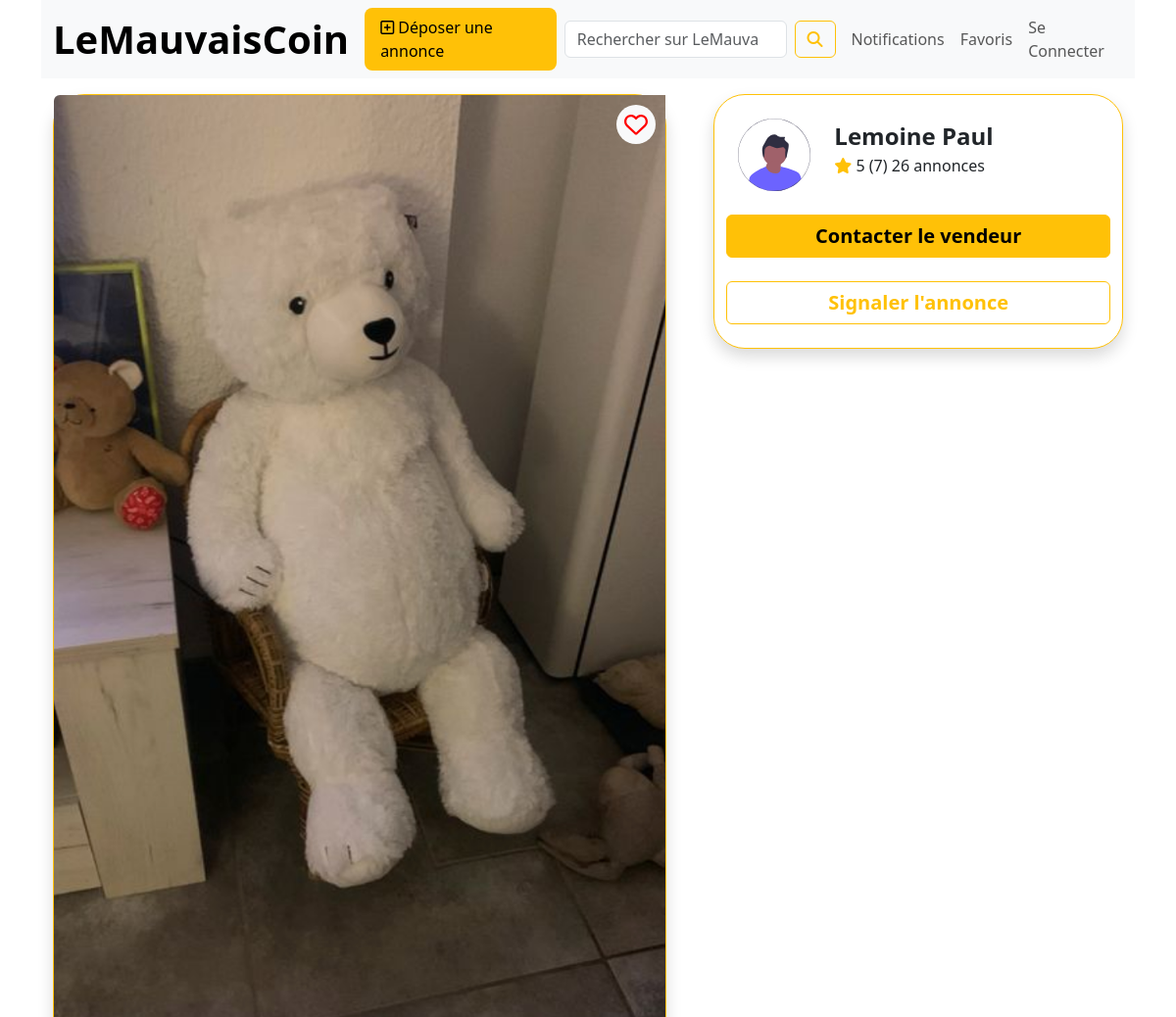
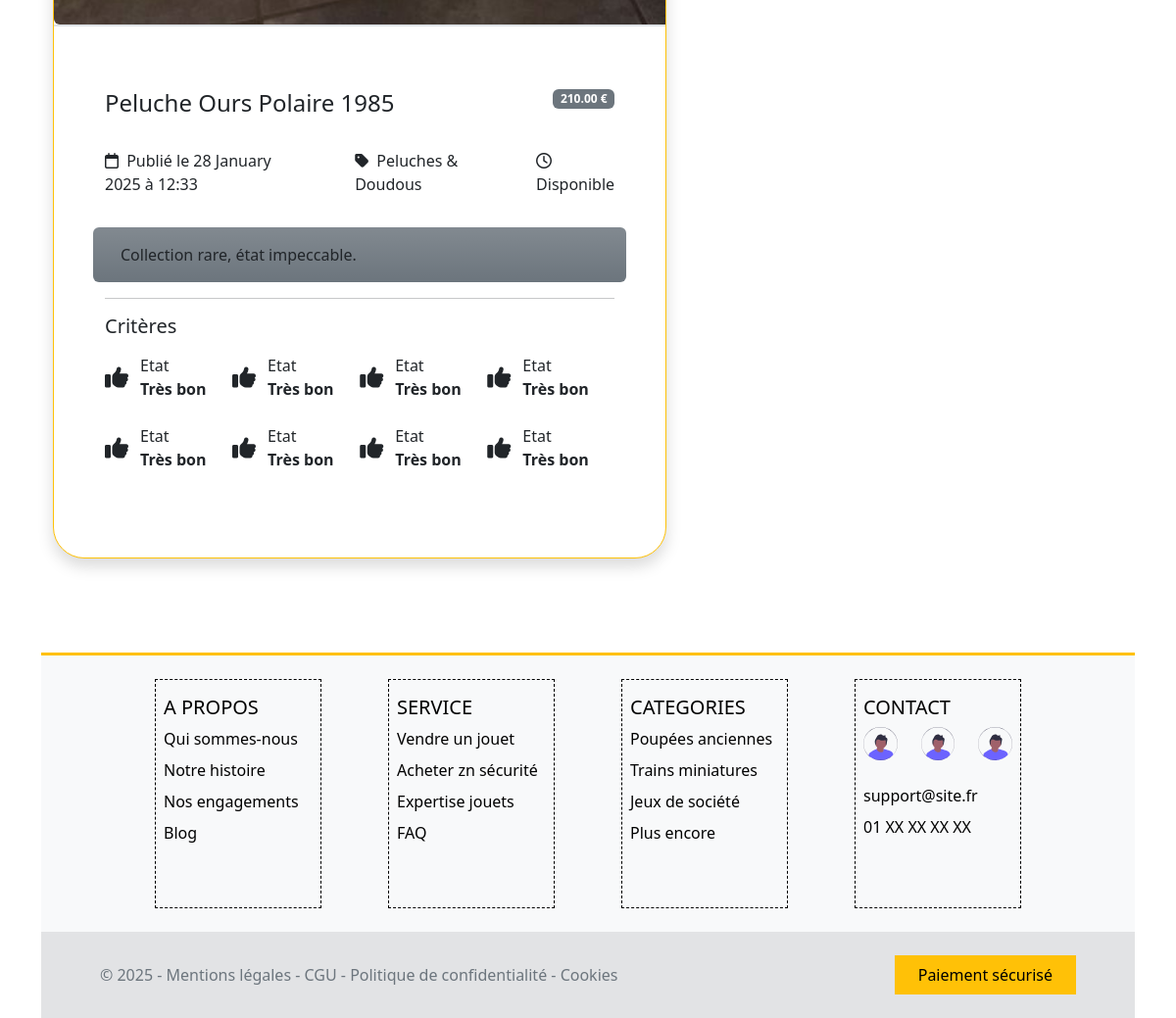
Screenshot of /index.php?action=announcement&announcementAction=announcementItem&announcementId=20 with the database file from the repository (2 pictures, top to bottom).
### tables this page shows
CREATE TABLE Annonce (
                         id INT AUTO_INCREMENT PRIMARY KEY,
                         titre VARCHAR(125) NOT NULL,
                         description VARCHAR(8000) NOT NULL,
                         categorie_id INT NULL,
                         etat_id INT NULL,
                         statut_id INT NULL DEFAULT 3,
                         date_creation TIMESTAMP DEFAULT CURRENT_TIMESTAMP NOT NULL,
                         date_modification TIMESTAMP NULL DEFAULT NULL,
                         prix DECIMAL(10,2) NOT NULL,
                         image VARCHAR(500) NOT NULL,
                         vendu BOOLEAN NOT NULL DEFAULT 0,
                         utilisateur_id INT NOT NULL,
                         FOREIGN KEY (utilisateur_id) REFERENCES Utilisateur(id) ON DELETE CASCADE,
                         FOREIGN KEY (categorie_id) REFERENCES Categorie(id) ON DELETE SET NULL,
                         FOREIGN KEY (etat_id) REFERENCES Etat(id) ON DELETE SET NULL,
                         FOREIGN KEY (statut_id) REFERENCES Statut(id) ON DELETE SET NULL
);

CREATE TABLE Categorie (
                           id INT AUTO_INCREMENT PRIMARY KEY,
                           nom VARCHAR(255) NOT NULL,
                           description TEXT NULL
);

CREATE TABLE Etat (
                      id INT AUTO_INCREMENT PRIMARY KEY,
                      nom VARCHAR(255) NOT NULL
);

CREATE TABLE Utilisateur (
                             id INT AUTO_INCREMENT PRIMARY KEY,
                             nom VARCHAR(100) NOT NULL,
                             prenom VARCHAR(100) NOT NULL,
                             adresse VARCHAR(255) NOT NULL,
                             code_postal VARCHAR(10)NOT NULL,
                             ville VARCHAR(100) NOT NULL ,
                             email VARCHAR(255) UNIQUE NOT NULL,
                            statut BOOLEAN NOT NULL DEFAULT 1,
                             role enum('utilisateur','admin') DEFAULT 'utilisateur',
                             mot_de_passe VARCHAR(255) NOT NULL,
                            date_connexion TIMESTAMP DEFAULT  NULL,
                             date_inscription TIMESTAMP DEFAULT CURRENT_TIMESTAMP NOT NULL,
                             site_1 BOOLEAN DEFAULT FALSE,
                             site_2 BOOLEAN DEFAULT FALSE
);

### app/models/m_announcement.php (called while the page is built, shortened)
<?php
class Announcement {
    public static function getById($announcement_id) {
        try{
            $db = Database::getInstance()->getConnection();
            $query = "SELECT A.*, C.nom AS categorie, U.nom AS utilisateur_nom, U.prenom AS utilisateur_prenom,U.email AS utilisateur_email, C.nom AS categorie_nom,E.nom AS etat_nom, S.nom AS statut_nom
                    FROM Annonce A,Utilisateur U,Categorie C,Etat E, Statut S
                    WHERE 1  AND A.utilisateur_id = U.id AND  A.categorie_id = C.id AND A.etat_id = E.id AND  A.statut_id = S.id  AND A.id = :announcementId;";
            $stmt = $db->prepare($query);
            $stmt->bindParam(":announcementId", $announcement_id);
            $stmt->execute();
            return  $stmt->fetch();
        }catch (PDOException $exception) {
            writeLog('error',__FILE__,"Récuperation d\'une annonce par ID : ($announcement_id) a échoué : ".$exception->getMessage());
            return null;
        }
    }
}

### app/core/functions.php (called while the page is built, shortened)
<?php
function dateToString($date)
{
    return date("d F Y à H:i", strtotime($date));
}
function writeLog($level, $file_name, $message)
{
    $logsFile = LOGS . 'logs_' . date('Y-m-d') . '.log';
    $logMessage = sprintf('%s [%s] %s %s', date('Y-m-d H:i:s'), strtoupper($level), $message, $file_name . PHP_EOL);
}

### app/views/v_announcement.php (the view, shortened to what this page needs)
<?php switch ($_GET['announcementAction']): ?>
<?php case 'announcementItem': ?>
        <div class="container  d-flex align-items-start justify-content-start ">
            <div class="card mb-3 border border-warning rounded-5 shadow  mb-5 " style="width: 60%;">
                <div class=" d-flex align-items-center justify-content-center w-100 border-2 border-bottom">
                    <img src="<?= IMAGES .'announcement'.DIRECTORY_SEPARATOR.$announcement['utilisateur_id'].DIRECTORY_SEPARATOR.$announcement['id'].DIRECTORY_SEPARATOR.$announcement['image']; ?>" class="img-fluid rounded-start"
                         alt="...">
                </div>
                <div class="row px-5 py-5">
                    <div class="card-body">
                        <div class="d-flex align-items-start justify-content-between ">
                            <h4 class="card-title "><?= $announcement['titre'] ?></h4>
                            <span class="badge text-bg-secondary"><?= $announcement['prix'] . ' €'; ?></span>
                        </div>
                        <br>
                        <div class="d-flex gap-5">
                            <p class="card-text "><i class="fa-regular fa-calendar pe-1"></i> Publié
                                le <?= dateToString($announcement['date_creation']) ?></p>
                            <p class="card-text ">
                                <a class="text-reset link-warning link-underline-warning link-underline-opacity-0 link-underline-opacity-75-hover"
                                   href="#"><i class="fa-solid fa-tag pe-1"></i> <?= $announcement['categorie_nom'] ?>
                                </a></p>
                            <p class="card-text ">
                                <i class="fa-regular fa-clock pe-1"></i> <?= $announcement['vendu'] ? 'Vendu' : 'Disponible' ?>
                            </p>
                            <button
                                    id="favorite-<?= $announcement['id'] ?>"
                                    class="  status-badge bg-light rounded-circle border border-0 " style="width: 40px; height: 40px;">
                                <img  class="fav-image fa-lg m-2 text-danger" src=""></img>
                            </button>
                        </div>
                        <div class="row mt-3 p-3 bg-secondary bg-gradient rounded">
                            <p class="card-text "><?= $announcement['description'] ?></p>
                        </div>
                        <hr>
                        <div id="criterions" class="row">
                            <div class="row mb-2">
                                <h5>Critères</h5>
                            </div>
                            <div class="criterionItem row">
                                <?php for ($i = 0; $i < 8; $i++): ?>
                                    <div class="criterionItem col-3 mb-4 ">
                                        <div class="row">
                                            <div class="col-auto align-self-center">
                                                <i class="fa-solid fa-thumbs-up fa-xl"></i>
                                            </div>
                                            <div class="col ">
                                                <span class="row">Etat</span>
                                                <span class="row fw-bold "><?= $announcement['etat_nom'] ?></span>
                                            </div>
                                        </div>
                                    </div>
                                <?php endfor; ?>
                            </div>
                        </div>
                    </div>
                </div>
            </div>
            <div class="ms-5 mb-3 d-flex flex-column" style="width: 40%">
                <div class="card  px-4 py-4 border border-warning rounded-5 shadow  mb-4 align-self-start col">
                    <div class="row mb-4">
                        <div class="col-3">
                            <img class="img-fluid" src="<?= IMAGES . 'undraw_pic-profile_nr49.svg' ?>"
                                 alt="owern picture">
                        </div>
                        <div class="col-9 ">
                            <div class="row ">
                                <span class="fw-bold fs-4  ">
                                    <a class="text-reset link-warning link-underline link-underline-opacity-0 link-underline-opacity-75-hover " href="#"><?= $announcement['utilisateur_nom'] . ' ' . $announcement['utilisateur_prenom'] ?></a>
                                </span>
                            </div>
                            <div class="row">
                                <span>
                                    <a class="text-reset link-warning link-underline link-underline-opacity-0 link-underline-opacity-75-hover " href="#"><i class="fa-solid fa-star text-warning"></i> 5 (7)</a>
                                    <a class="text-reset link-warning link-underline link-underline-opacity-0 link-underline-opacity-75-hover " href="#">26 annonces</a>
                                </span>
                            </div>
                        </div>
                    </div>
                    <div class="row mb-4">
                        <button class="contactOwner btn btn-warning fw-bold fs-5"
                                data-content-owner-email="<?= $announcement['utilisateur_email'] ?>">Contacter le
                            vendeur
                        </button>
                    </div>
                    <div class="row">
                        <button class="reportAnnouncement btn btn-outline-warning fw-bold fs-5"
                                data-content-id="<?= $announcement['id'] ?>">Signaler l'annonce
                        </button>
                    </div>
                </div>
            </div>
        </div>
        <?php break; ?>
    <?php endswitch; ?>

### public/css/style.css (style rules this page uses)
* { margin: 0; padding: 0; box-sizing: border-box; }
.card { transition: transform 0.2s; height: 100%; }
.status-badge { position: absolute; top: 10px; right: 10px; cursor: pointer; }

### rows the page displays
annonce: image (picture), titre "Peluche Ours Polaire 1985", prix "210.00", date_creation "28 January 2025 à 12:33", categorie.nom "Peluches & Doudous", description "Collection rare, état impeccable.", etat.nom "Très bon", utilisateur.nom "Lemoine", utilisateur.prenom "Paul"
